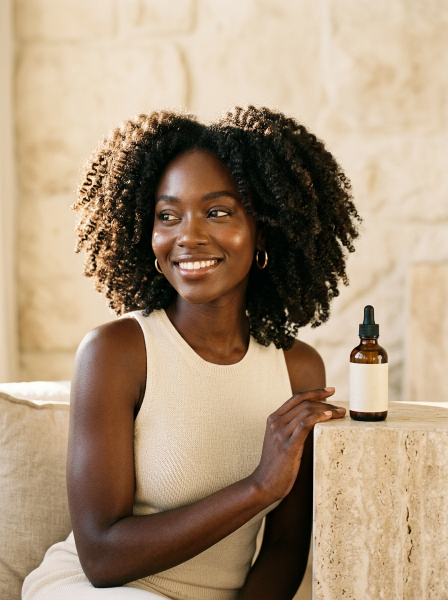
#> input picture assets/placeholders/lifestyle/hero-lifestyle.jpg, 896 x 1200 px (shown at 1/2 size)
$ python optimize-images.py
#> lines starting #> are read from the running program, lines starting #| are printed output that depends on the picture
#!/usr/bin/env python3
"""
Responsive image derivative generator — Slimky Hair (static site, no build step).

Reads the APPROVED photographic JPEGs under assets/ and writes smaller
responsive derivatives next to the originals:

    <stem>-480.webp / <stem>-480.jpg      (phones: 360-480px viewports)
    <stem>-768.webp / <stem>-768.jpg      (tablets / DPR 2x cards)

Originals are NEVER modified, recompressed, or replaced — they remain the
`src` fallback and the largest `srcset` candidate, so premium photography
quality is fully preserved. Markup references derivatives via <picture>
(WebP first, JPEG fallback), so browsers without WebP still get the
right-sized JPEG.

Quality guardrails: high-quality settings (WebP q80, JPEG q82 progressive)
plus a per-file fidelity check (mean absolute pixel difference of each
derivative vs. the original downscaled to the same size). The script FAILS
if any derivative drifts beyond tolerance.

AVIF: deliberately not shipped. At these sizes WebP captures most of the
gain; AVIF decode is measurably heavier on low-end mobile GPUs/CPUs and
adds a third file set. Revisit if hero LCP regresses.

Usage:  python3 scripts/optimize-images.py
"""
import os
import sys
from PIL import Image, ImageChops, ImageStat

ROOT = os.path.dirname(os.path.dirname(os.path.abspath(__file__)))

# Only photographs actually referenced by HTML/JS/CSS (see audit). Dead
# files (assets/images/* dupes, scalp-oil-routine.jpg) are out of scope.
SOURCES = [
    "assets/placeholders/lifestyle/hero-lifestyle.jpg",
    "assets/placeholders/lifestyle/philosophy-lifestyle.jpg",
    "assets/placeholders/lifestyle/formulation-craft.jpg",
    "assets/placeholders/lifestyle/textured-hair-portrait.jpg",
    "assets/placeholders/lifestyle/campaign-lifestyle.jpg",
    "assets/placeholders/lifestyle/category-curly.jpg",
    "assets/placeholders/lifestyle/category-coily.jpg",
    "assets/placeholders/lifestyle/category-wavy.jpg",
    "assets/placeholders/lifestyle/category-straight.jpg",
    "assets/placeholders/products/oil-dropper-bottle.jpg",
    "assets/placeholders/products/cream-jar.jpg",
    "assets/placeholders/products/shampoo-pump-bottle.jpg",
    "assets/placeholders/products/conditioner-bottle.jpg",
]

TARGET_WIDTHS = (480, 768)
WEBP_QUALITY = 80
FULL_WEBP_QUALITY = 82
JPEG_QUALITY = 82
# Max mean per-channel abs diff (0-255) vs. original at same size.
FIDELITY_TOLERANCE = 6.0


def fidelity(original: Image.Image, path: str) -> float:
    cand = Image.open(path).convert("RGB")
    ref = original.resize(cand.size, Image.LANCZOS)
    diff = ImageChops.difference(ref, cand)
    stat = ImageStat.Stat(diff)
    return sum(stat.mean) / len(stat.mean)


def main() -> int:
    total_orig = 0
    total_deriv = 0
    failures = []
    print(f"{'source':58} {'orig KB':>8} {'+webp KB':>16} {'+jpeg KB':>16} {'fidelity':>9}")
    for rel in SOURCES:
        src_path = os.path.join(ROOT, rel)
        if not os.path.isfile(src_path):
            failures.append(f"missing source: {rel}")
            continue
        stem, _ = os.path.splitext(src_path)
        im = Image.open(src_path).convert("RGB")
#> im is the input picture: PIL image 896x1200 RGB; mean R, G, B 170.7, 148.4, 123.2
        total_orig += os.path.getsize(src_path)
        # Full-width WebP: same pixels as the approved original, modern
        # container. Lets <picture> serve WebP at every slot (incl. DPR 2x
        # gallery) while the untouched JPEG stays the final fallback.
        full_wp = f"{stem}.webp"
        im.save(full_wp, "WEBP", quality=FULL_WEBP_QUALITY, method=6)
        total_deriv += os.path.getsize(full_wp)
        fids_full = [fidelity(im, full_wp)]
#> in fidelity, `diff = ImageChops.difference(ref, cand)`:
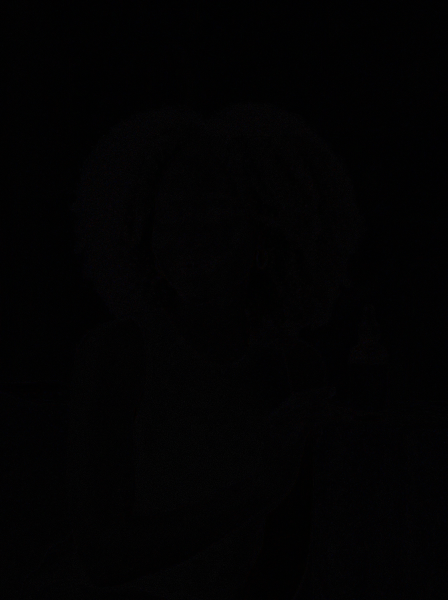
#> diff: PIL image 896x1200 RGB (shown at 1/2 size); mean R, G, B 2.3, 2.1, 2.6
#> fids_full = [2.36]
        webp_sizes, jpeg_sizes, fids = [os.path.getsize(full_wp) // 1024], [], fids_full
#> webp_sizes = [106]; jpeg_sizes = []; fids = [2.36]
        for w in TARGET_WIDTHS:
            if im.width <= w:
                continue  # never upscale
            h = round(im.height * w / im.width)
#> h = 643
            small = im.resize((w, h), Image.LANCZOS)
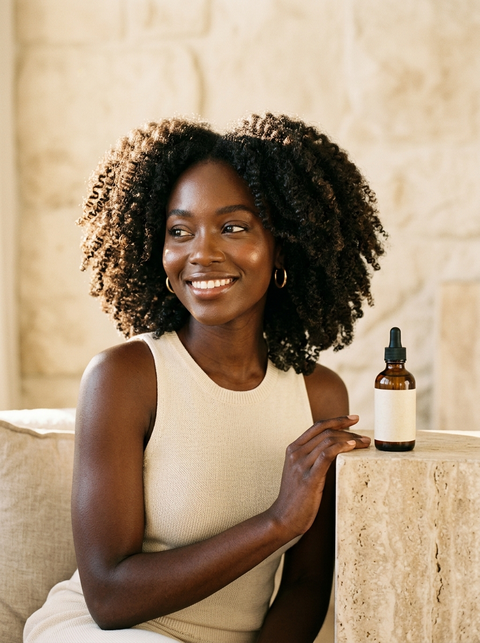
#> small: PIL image 480x643 RGB; mean R, G, B 170.7, 148.4, 123.3
            wp, jp = f"{stem}-{w}.webp", f"{stem}-{w}.jpg"
            small.save(wp, "WEBP", quality=WEBP_QUALITY, method=6)
            small.save(jp, "JPEG", quality=JPEG_QUALITY, optimize=True, progressive=True)
            webp_sizes.append(os.path.getsize(wp) // 1024)
            jpeg_sizes.append(os.path.getsize(jp) // 1024)
            total_deriv += os.path.getsize(wp) + os.path.getsize(jp)
            fids.append(fidelity(im, wp))
#> in fidelity (call 2), `diff = ImageChops.difference(ref, cand)`:
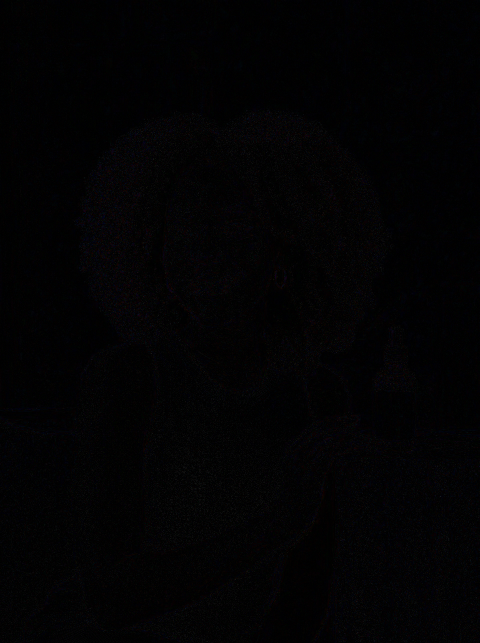
#> diff: PIL image 480x643 RGB; mean R, G, B 2.5, 2.2, 3
            fids.append(fidelity(im, jp))
        worst = max(fids) if fids else 0.0
#> worst = 2.58
        status = "OK " if worst <= FIDELITY_TOLERANCE else "FAIL"
#> status = 'OK '
        if worst > FIDELITY_TOLERANCE:
            failures.append(f"fidelity {worst:.2f} > {FIDELITY_TOLERANCE}: {rel}")
        print(
            f"{rel:58} {os.path.getsize(src_path)//1024:>8} "
            f"{str(webp_sizes):>16} {str(jpeg_sizes):>16} {status} {worst:.2f}"
        )
#| assets/placeholders/lifestyle/hero-lifestyle.jpg                788    [106, 31, 72]        [48, 113] OK  2.58
#> pass 2 of the loop in main, `for rel in SOURCES:`:
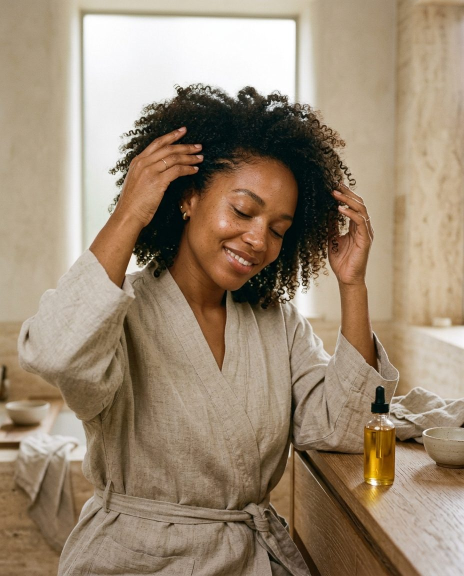
#> input picture assets/placeholders/lifestyle/philosophy-lifestyle.jpg, 928 x 1152 px (shown at 1/2 size)
#> in main, im is the input picture: PIL image 928x1152 RGB; mean R, G, B 156, 137.6, 115.6
#> cand: PIL image 928x1152 RGB
#> diff: PIL image 928x1152 RGB
#> fids_full = [2.02]
#> webp_sizes = [98]; fids = [2.02]
#> in main, `small = im.resize((w, h), Image.LANCZOS)`:
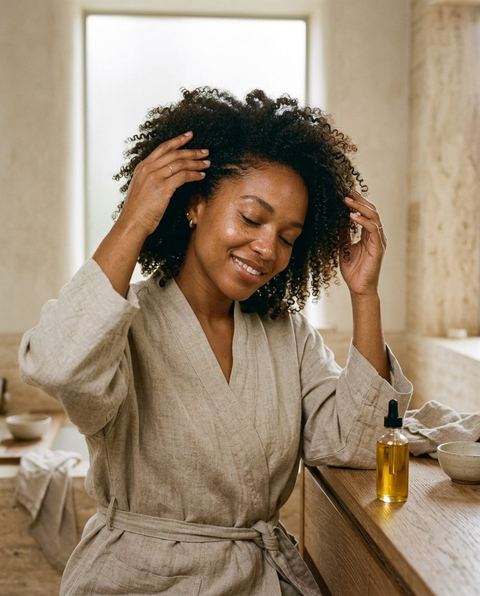
#> small: PIL image 480x596 RGB; mean R, G, B 156, 137.6, 115.6
#> cand: PIL image 480x596 RGB
#> in fidelity (call 7), `diff = ImageChops.difference(ref, cand)`:
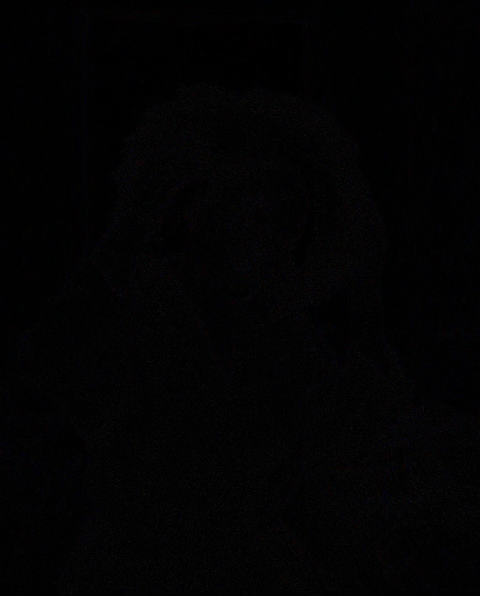
#> diff: PIL image 480x596 RGB; mean R, G, B 2.6, 2.3, 2.9
#> worst = 2.57
#| assets/placeholders/lifestyle/philosophy-lifestyle.jpg          151     [98, 31, 63]        [48, 108] OK  2.57
#> pass 3 of the loop in main, `for rel in SOURCES:`:
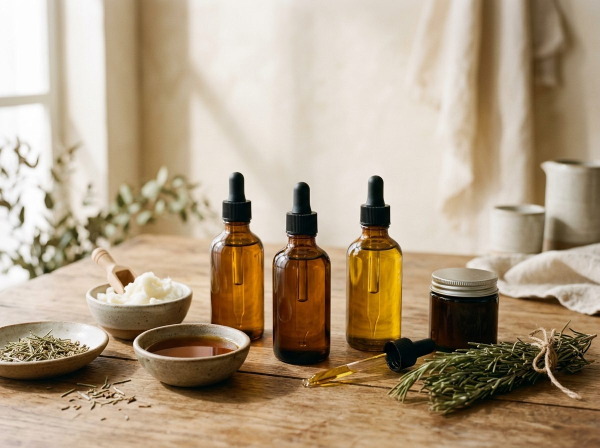
#> input picture assets/placeholders/lifestyle/formulation-craft.jpg, 1200 x 896 px (shown at 1/2 size)
#> in main, im is the input picture: PIL image 1200x896 RGB; mean R, G, B 176.7, 157.7, 132.8
#> cand: PIL image 1200x896 RGB
#> diff: PIL image 1200x896 RGB
#> fids_full = [1.66]
#> webp_sizes = [74]; fids = [1.66]
#> in main, `small = im.resize((w, h), Image.LANCZOS)`:
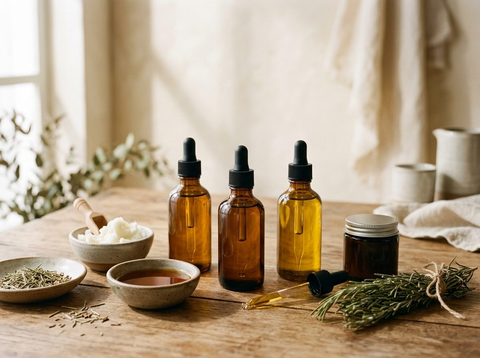
#> small: PIL image 480x358 RGB; mean R, G, B 176.7, 157.8, 132.8
#> cand: PIL image 480x358 RGB
#> in fidelity (call 12), `diff = ImageChops.difference(ref, cand)`:
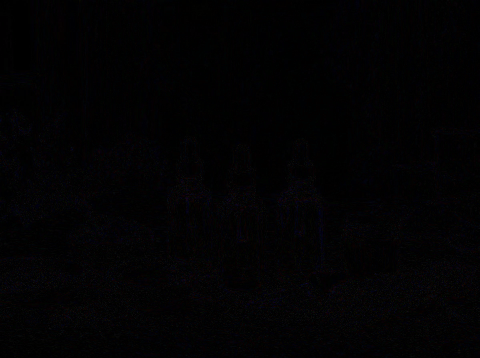
#> diff: PIL image 480x358 RGB; mean R, G, B 2.4, 2, 2.9
#> worst = 2.44
#| assets/placeholders/lifestyle/formulation-craft.jpg             125     [74, 19, 37]         [30, 62] OK  2.44
#> the loop made 13 passes; the first 3 are shown
    print(f"\noriginals total: {total_orig/1024:.0f} KB | derivatives total: {total_deriv/1024:.0f} KB")
    if failures:
        print("FAILURES:")
        for f in failures:
            print("  -", f)
        return 1
    print("OK: all derivatives written within fidelity tolerance; originals untouched.")
    return 0


if __name__ == "__main__":
#> (the run stopped early here; a loop or call above may not have finished)
